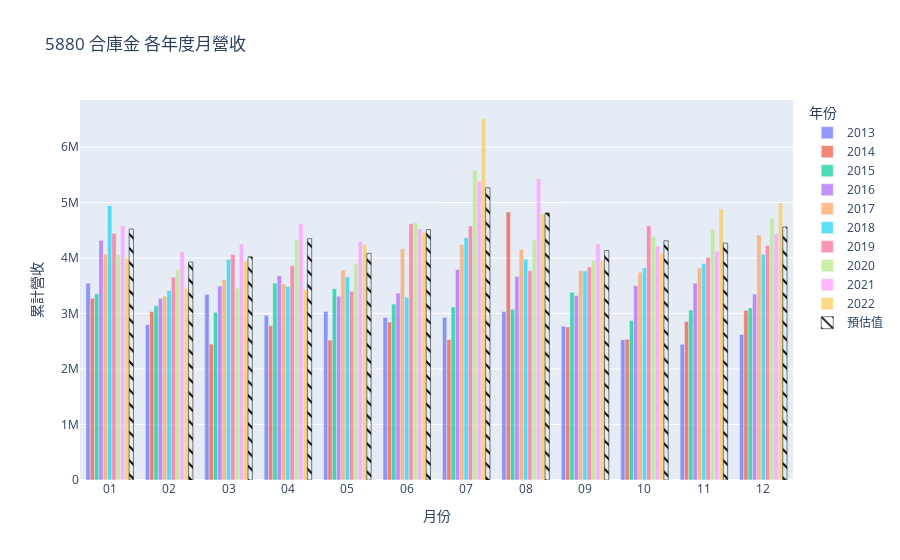
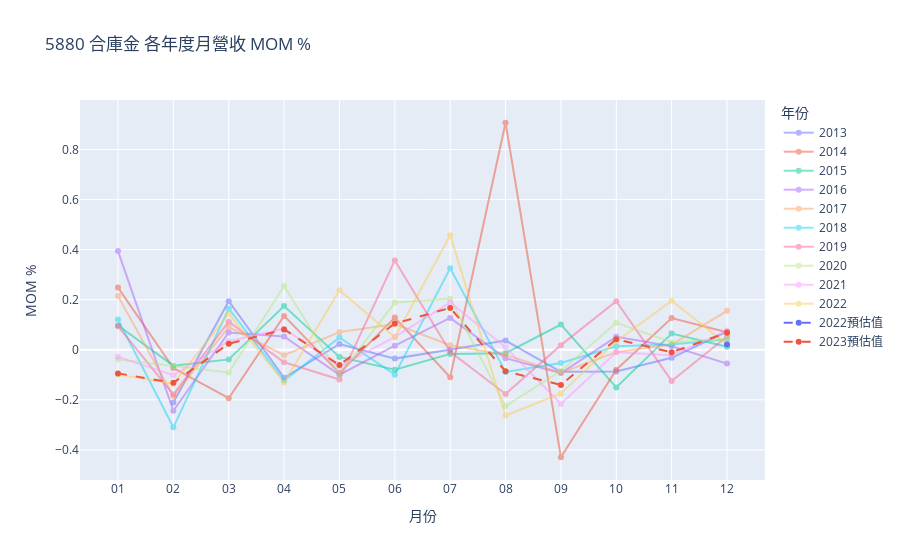
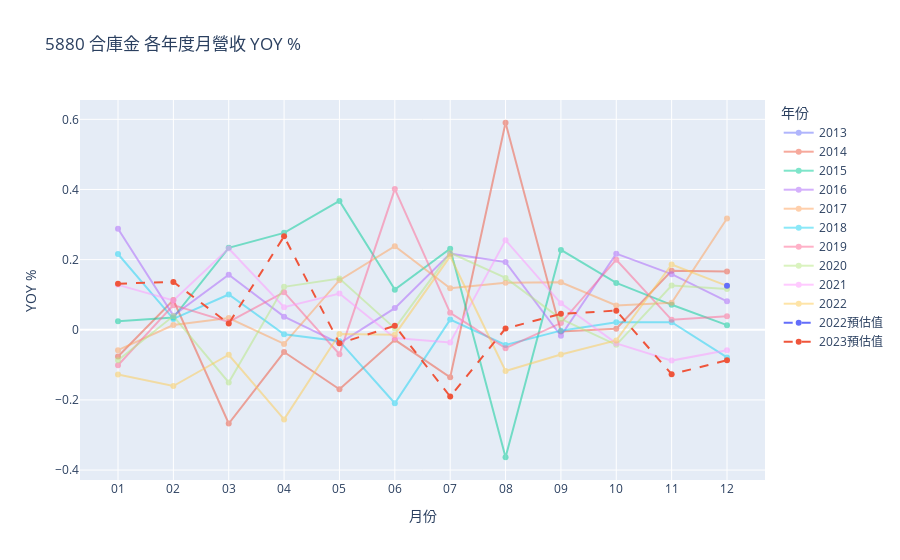

Write notebook code for charts like these, in order.
### Code cell
data, table, latest, predict, REV.show(), MOM.show(), YOY.show()

### Figure 1 — Plotly figure (JSON) as saved in the notebook; plotly's stock layout.template omitted (floating-point values rounded to 4 significant figures)
{"data": [{"name": "2013", "opacity": 0.7, "type": "bar", "x": ["01", "02", "03", "04", "05", "06", "07", "08", "09", "10", "11", "12"], "y": [3545856, 2799177, 3342372, 2968639, 3036799, 2929389, 2930437, 3037894, 2769746, 2528482, 2447045, 2623633]}, {"name": "2014", "opacity": 0.7, "type": "bar", "x": ["01", "02", "03", "04", "05", "06", "07", "08", "09", "10", "11", "12"], "y": [3275716, 3036591, 2448861, 2780152, 2521089, 2845197, 2533260, 4830966, 2756248, 2536327, 2858182, 3058827]}, {"name": "2015", "opacity": 0.7, "type": "bar", "x": ["01", "02", "03", "04", "05", "06", "07", "08", "09", "10", "11", "12"], "y": [3355171, 3142192, 3021292, 3548337, 3446925, 3170752, 3118544, 3074977, 3383973, 2875022, 3061524, 3099181]}, {"name": "2016", "opacity": 0.7, "type": "bar", "x": ["01", "02", "03", "04", "05", "06", "07", "08", "09", "10", "11", "12"], "y": [4320742, 3268570, 3494569, 3680763, 3313215, 3366698, 3795225, 3668131, 3326382, 3498665, 3546759, 3350714]}, {"name": "2017", "opacity": 0.7, "type": "bar", "x": ["01", "02", "03", "04", "05", "06", "07", "08", "09", "10", "11", "12"], "y": [4068962, 3312122, 3611760, 3532568, 3781759, 4169370, 4244962, 4158750, 3777013, 3741608, 3819508, 4413850]}, {"name": "2018", "opacity": 0.7, "type": "bar", "x": ["01", "02", "03", "04", "05", "06", "07", "08", "09", "10", "11", "12"], "y": [4947873, 3414898, 3975229, 3486921, 3658866, 3295363, 4367732, 3979398, 3767590, 3820474, 3902184, 4066079]}, {"name": "2019", "opacity": 0.7, "type": "bar", "x": ["01", "02", "03", "04", "05", "06", "07", "08", "09", "10", "11", "12"], "y": [4447251, 3654702, 4064276, 3860556, 3402977, 4617391, 4578114, 3770066, 3839669, 4583652, 4012855, 4224195]}, {"name": "2020", "opacity": 0.7, "type": "bar", "x": ["01", "02", "03", "04", "05", "06", "07", "08", "09", "10", "11", "12"], "y": [4061295, 3797722, 3453667, 4333290, 3899595, 4635559, 5582275, 4327507, 3959910, 4386735, 4519388, 4714481]}, {"name": "2021", "opacity": 0.7, "type": "bar", "x": ["01", "02", "03", "04", "05", "06", "07", "08", "09", "10", "11", "12"], "y": [4581406, 4114550, 4254126, 4612615, 4301933, 4525083, 5378780, 5433338, 4258318, 4216038, 4122091, 4438083]}, {"name": "2022", "opacity": 0.7, "type": "bar", "x": ["01", "02", "03", "04", "05", "06", "07", "08", "09", "10", "11", "12"], "y": [3997257, 3454573, 3951327, 3433852, 4248953, 4462032, 6505321, 4795374, 3957459, 4088455, 4888866, 4993820]}, {"marker": {"color": "black", "line": {"color": "black"}, "pattern": {"fillmode": "replace", "shape": "\\"}}, "name": "預估值", "opacity": 1, "type": "bar", "x": ["12", "01", "02", "03", "04", "05", "06", "07", "08", "09", "10", "11", "12"], "y": [null, 4522488, 3926174, 4021162, 4348343, 4084487, 4511934, 5266561, 4812729, 4137259, 4311403, 4269187, 4559428]}], "layout": {"barmode": "group", "hovermode": "x unified", "legend": {"title": {"text": "年份"}}, "title": {"text": "5880 合庫金 各年度月營收"}, "xaxis": {"title": {"text": "月份"}}, "yaxis": {"title": {"text": "累計營收"}}}}

### Figure 2 — Plotly figure (JSON) as saved in the notebook; plotly's stock layout.template omitted (floating-point values rounded to 4 significant figures)
{"data": [{"name": "2013", "opacity": 0.5, "type": "scatter", "x": ["01", "02", "03", "04", "05", "06", "07", "08", "09", "10", "11", "12"], "y": [null, -0.2106, 0.1941, -0.1118, 0.02296, -0.03537, 0.0003578, 0.03667, -0.08827, -0.08711, -0.03221, 0.07216]}, {"name": "2014", "opacity": 0.5, "type": "scatter", "x": ["01", "02", "03", "04", "05", "06", "07", "08", "09", "10", "11", "12"], "y": [0.2485, -0.073, -0.1935, 0.1353, -0.09318, 0.1286, -0.1096, 0.907, -0.4295, -0.07979, 0.1269, 0.0702]}, {"name": "2015", "opacity": 0.5, "type": "scatter", "x": ["01", "02", "03", "04", "05", "06", "07", "08", "09", "10", "11", "12"], "y": [0.09688, -0.06348, -0.03848, 0.1744, -0.02858, -0.08012, -0.01647, -0.01397, 0.1005, -0.1504, 0.06487, 0.0123]}, {"name": "2016", "opacity": 0.5, "type": "scatter", "x": ["01", "02", "03", "04", "05", "06", "07", "08", "09", "10", "11", "12"], "y": [0.3942, -0.2435, 0.06914, 0.05328, -0.09986, 0.01614, 0.1273, -0.03349, -0.09317, 0.05179, 0.01375, -0.05527]}, {"name": "2017", "opacity": 0.5, "type": "scatter", "x": ["01", "02", "03", "04", "05", "06", "07", "08", "09", "10", "11", "12"], "y": [0.2144, -0.186, 0.09047, -0.02193, 0.07054, 0.1025, 0.01813, -0.02031, -0.09179, -0.009374, 0.02082, 0.1556]}, {"name": "2018", "opacity": 0.5, "type": "scatter", "x": ["01", "02", "03", "04", "05", "06", "07", "08", "09", "10", "11", "12"], "y": [0.121, -0.3098, 0.1641, -0.1228, 0.04931, -0.09935, 0.3254, -0.08891, -0.05323, 0.01404, 0.02139, 0.042]}, {"name": "2019", "opacity": 0.5, "type": "scatter", "x": ["01", "02", "03", "04", "05", "06", "07", "08", "09", "10", "11", "12"], "y": [0.09374, -0.1782, 0.1121, -0.05012, -0.1185, 0.3569, -0.008506, -0.1765, 0.01846, 0.1938, -0.1245, 0.05267]}, {"name": "2020", "opacity": 0.5, "type": "scatter", "x": ["01", "02", "03", "04", "05", "06", "07", "08", "09", "10", "11", "12"], "y": [-0.03856, -0.0649, -0.0906, 0.2547, -0.1001, 0.1887, 0.2042, -0.2248, -0.08494, 0.1078, 0.03024, 0.04317]}, {"name": "2021", "opacity": 0.5, "type": "scatter", "x": ["01", "02", "03", "04", "05", "06", "07", "08", "09", "10", "11", "12"], "y": [-0.02823, -0.1019, 0.03392, 0.08427, -0.06735, 0.05187, 0.1887, 0.01014, -0.2163, -0.009929, -0.02228, 0.07666]}, {"name": "2022", "opacity": 0.5, "type": "scatter", "x": ["01", "02", "03", "04", "05", "06", "07", "08", "09", "10", "11", "12"], "y": [-0.09933, -0.1358, 0.1438, -0.131, 0.2374, 0.05015, 0.4579, -0.2629, -0.1747, 0.0331, 0.1958, 0.02147]}, {"connectgaps": false, "line": {"dash": "dash"}, "name": "2022預估值", "type": "scatter", "x": ["12"], "y": [0.02147]}, {"connectgaps": false, "line": {"dash": "dash"}, "name": "2023預估值", "type": "scatter", "x": ["01", "02", "03", "04", "05", "06", "07", "08", "09", "10", "11", "12"], "y": [-0.09438, -0.1319, 0.02419, 0.08136, -0.06068, 0.1047, 0.1673, -0.08617, -0.1404, 0.04209, -0.009792, 0.06799]}], "layout": {"hovermode": "x unified", "legend": {"title": {"text": "年份"}}, "title": {"text": "5880 合庫金 各年度月營收 MOM %"}, "xaxis": {"title": {"text": "月份"}}, "yaxis": {"title": {"text": "MOM %"}}}}

### Figure 3 — Plotly figure (JSON) as saved in the notebook; plotly's stock layout.template omitted (floating-point values rounded to 4 significant figures)
{"data": [{"name": "2013", "opacity": 0.5, "type": "scatter", "x": ["01", "02", "03", "04", "05", "06", "07", "08", "09", "10", "11", "12"], "y": [null, null, null, null, null, null, null, null, null, null, null, null]}, {"name": "2014", "opacity": 0.5, "type": "scatter", "x": ["01", "02", "03", "04", "05", "06", "07", "08", "09", "10", "11", "12"], "y": [-0.07618, 0.08482, -0.2673, -0.06349, -0.1698, -0.02874, -0.1355, 0.5902, -0.004873, 0.003103, 0.168, 0.1659]}, {"name": "2015", "opacity": 0.5, "type": "scatter", "x": ["01", "02", "03", "04", "05", "06", "07", "08", "09", "10", "11", "12"], "y": [0.02426, 0.03478, 0.2338, 0.2763, 0.3672, 0.1144, 0.231, -0.3635, 0.2277, 0.1335, 0.07114, 0.01319]}, {"name": "2016", "opacity": 0.5, "type": "scatter", "x": ["01", "02", "03", "04", "05", "06", "07", "08", "09", "10", "11", "12"], "y": [0.2878, 0.04022, 0.1566, 0.03732, -0.03879, 0.0618, 0.217, 0.1929, -0.01702, 0.2169, 0.1585, 0.08116]}, {"name": "2017", "opacity": 0.5, "type": "scatter", "x": ["01", "02", "03", "04", "05", "06", "07", "08", "09", "10", "11", "12"], "y": [-0.05827, 0.01332, 0.03354, -0.04026, 0.1414, 0.2384, 0.1185, 0.1338, 0.1355, 0.06944, 0.0769, 0.3173]}, {"name": "2018", "opacity": 0.5, "type": "scatter", "x": ["01", "02", "03", "04", "05", "06", "07", "08", "09", "10", "11", "12"], "y": [0.216, 0.03103, 0.1006, -0.01292, -0.0325, -0.2096, 0.02892, -0.04313, -0.002495, 0.02108, 0.02165, -0.07879]}, {"name": "2019", "opacity": 0.5, "type": "scatter", "x": ["01", "02", "03", "04", "05", "06", "07", "08", "09", "10", "11", "12"], "y": [-0.1012, 0.07022, 0.0224, 0.1072, -0.06994, 0.4012, 0.04817, -0.0526, 0.01913, 0.1998, 0.02836, 0.03889]}, {"name": "2020", "opacity": 0.5, "type": "scatter", "x": ["01", "02", "03", "04", "05", "06", "07", "08", "09", "10", "11", "12"], "y": [-0.08679, 0.03913, -0.1502, 0.1225, 0.1459, 0.003935, 0.2193, 0.1479, 0.03132, -0.04296, 0.1262, 0.1161]}, {"name": "2021", "opacity": 0.5, "type": "scatter", "x": ["01", "02", "03", "04", "05", "06", "07", "08", "09", "10", "11", "12"], "y": [0.1281, 0.08343, 0.2318, 0.06446, 0.1032, -0.02383, -0.03645, 0.2555, 0.07536, -0.03891, -0.08791, -0.05863]}, {"name": "2022", "opacity": 0.5, "type": "scatter", "x": ["01", "02", "03", "04", "05", "06", "07", "08", "09", "10", "11", "12"], "y": [-0.1275, -0.1604, -0.07118, -0.2556, -0.01232, -0.01393, 0.2094, -0.1174, -0.07065, -0.03026, 0.186, 0.1252]}, {"connectgaps": false, "line": {"dash": "dash"}, "name": "2022預估值", "type": "scatter", "x": ["12"], "y": [0.1252]}, {"connectgaps": false, "line": {"dash": "dash"}, "name": "2023預估值", "type": "scatter", "x": ["01", "02", "03", "04", "05", "06", "07", "08", "09", "10", "11", "12"], "y": [0.1314, 0.1365, 0.01767, 0.2663, -0.03871, 0.01118, -0.1904, 0.003619, 0.04543, 0.05453, -0.1268, -0.08699]}], "layout": {"hovermode": "x unified", "legend": {"title": {"text": "年份"}}, "title": {"text": "5880 合庫金 各年度月營收 YOY %"}, "xaxis": {"title": {"text": "月份"}}, "yaxis": {"title": {"text": "YOY %"}}}}
